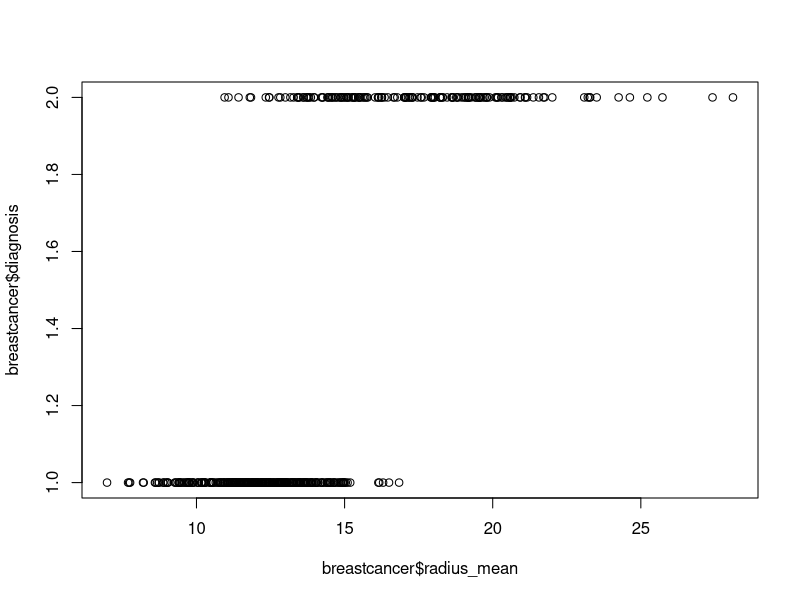
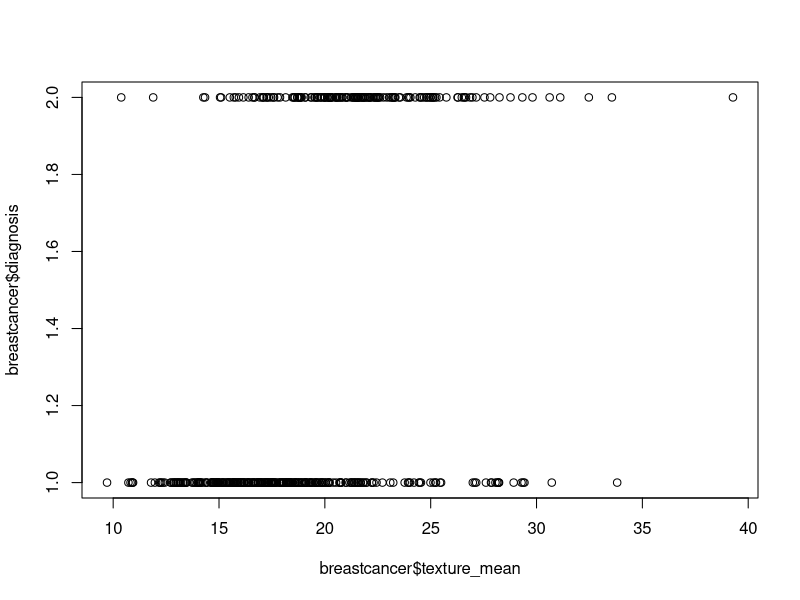
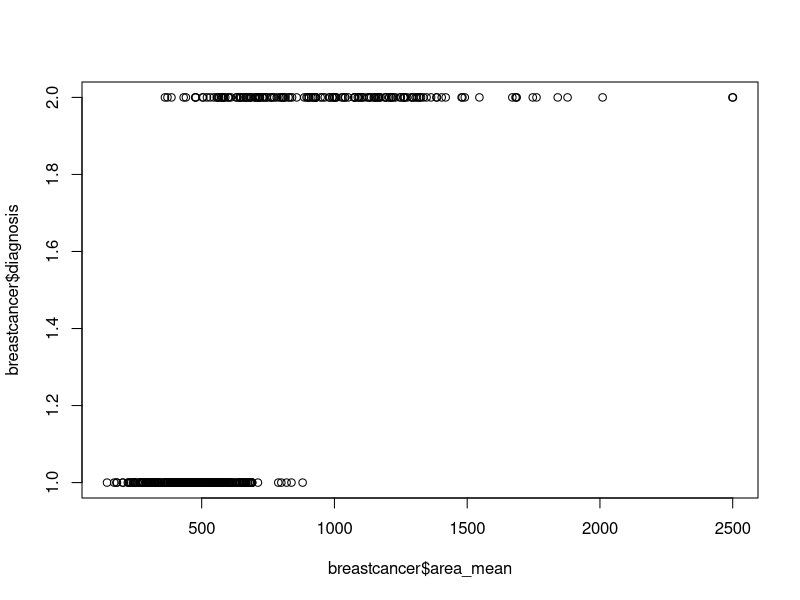
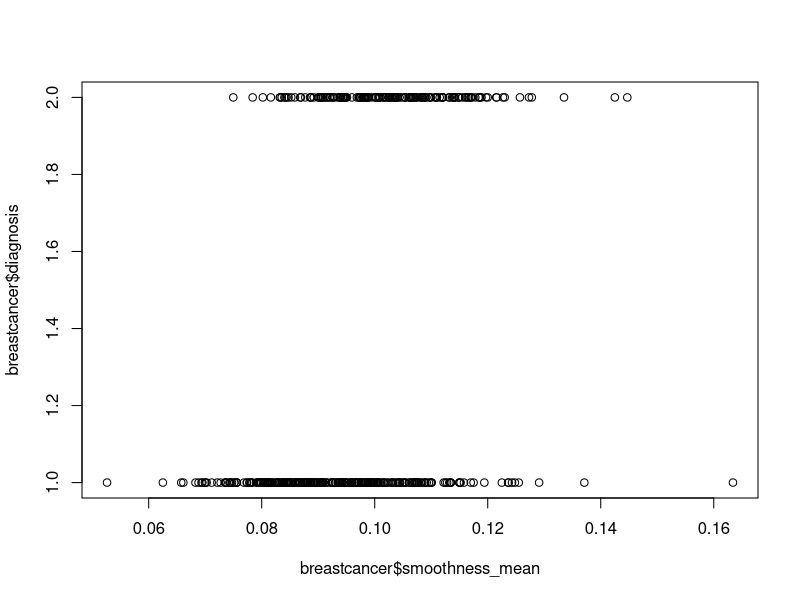
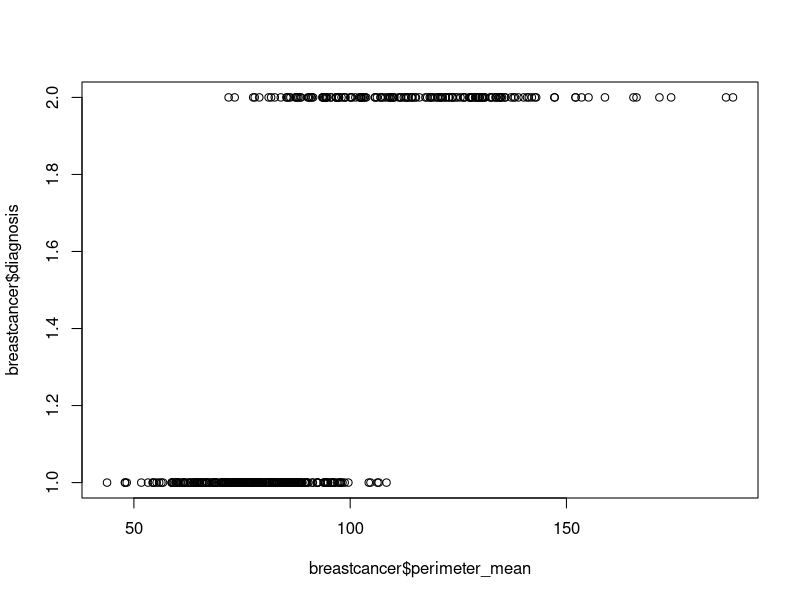
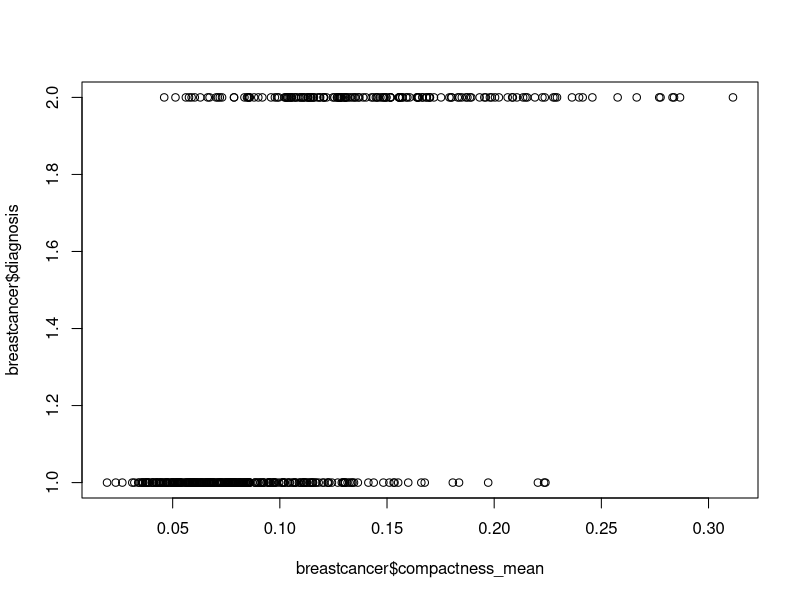

Source code (R) for these figures, in order:
## ---- chunk 1
breastcancer <- read.csv("breastcancer.csv")

breastcancer$diagnosis = factor(breastcancer$diagnosis)

radius_plot = plot(breastcancer$radius_mean, breastcancer$diagnosis)
texture_plot = plot(breastcancer$texture_mean, breastcancer$diagnosis)
area_plot = plot(breastcancer$area_mean, breastcancer$diagnosis)
smooth_plot = plot(breastcancer$smoothness_mean, breastcancer$diagnosis)
permieter_plot = plot(breastcancer$perimeter_mean, breastcancer$diagnosis)
compact_plot = plot(breastcancer$compactness_mean, breastcancer$diagnosis)
